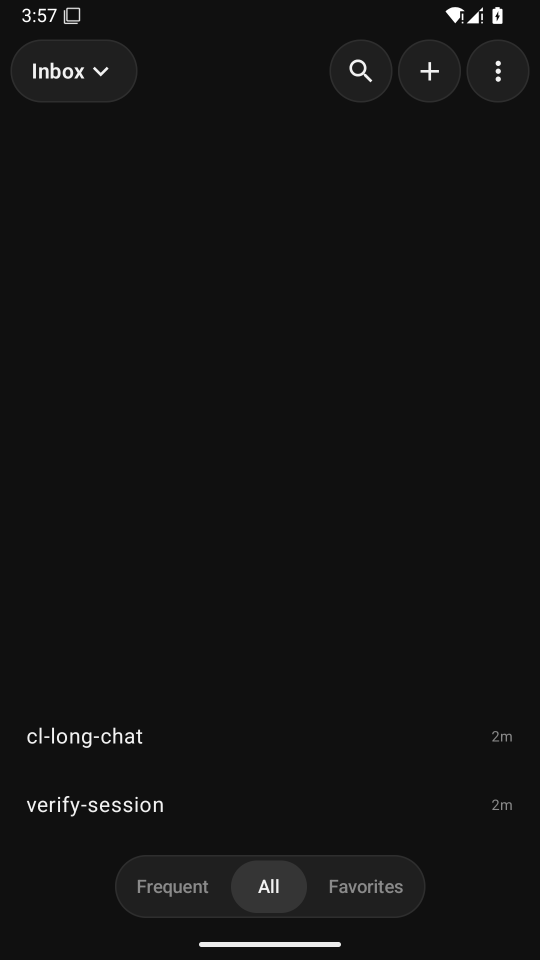
#> input picture tools/long-chat/fixtures/stale-switch.png, 1080 x 1920 px (shown at 1/2 size)
$ python toast.py ../../../../tools/long-chat/fixtures/stale-switch.png
#> lines starting #> are read from the running program, lines starting #| are printed output that depends on the picture
#!/usr/bin/env python3
import sys

from PIL import Image

MIN_NEW_DARK_PIXELS = 2000


def dark_pixels(path):
    image = Image.open(path).convert("L")
    width, height = image.size
#> width = 1080; height = 1920
    region = image.crop((int(width * 0.2), int(height * 0.82), int(width * 0.8), int(height * 0.9)))
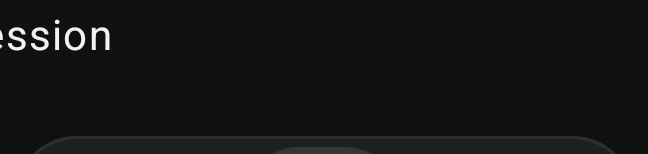
#> region: PIL image 648x154 L; min 16, max 242, mean 20.1
    return sum(1 for value in region.getdata() if value < 90)


settled = dark_pixels(sys.argv[1])
#> settled = 98751
gains = {path: dark_pixels(path) - settled for path in sys.argv[2:]}
#> gains = 0 items
print(f"settled dark pixels={settled}")
#| settled dark pixels=98751
for path, gain in gains.items():
    print(f"{path}: gain {gain}")
#> this loop made 0 passes
#> (the run stopped early here; a loop or call above may not have finished)
